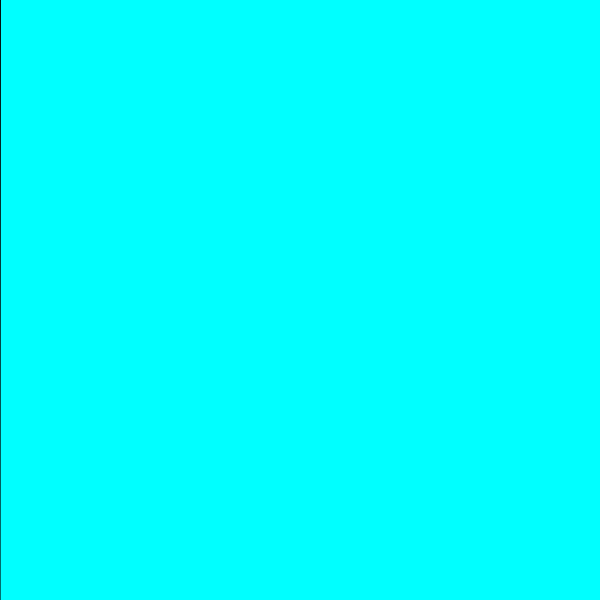
Frame 1 (no input)
Frame 60 (no input): identical to frame 1, image omitted
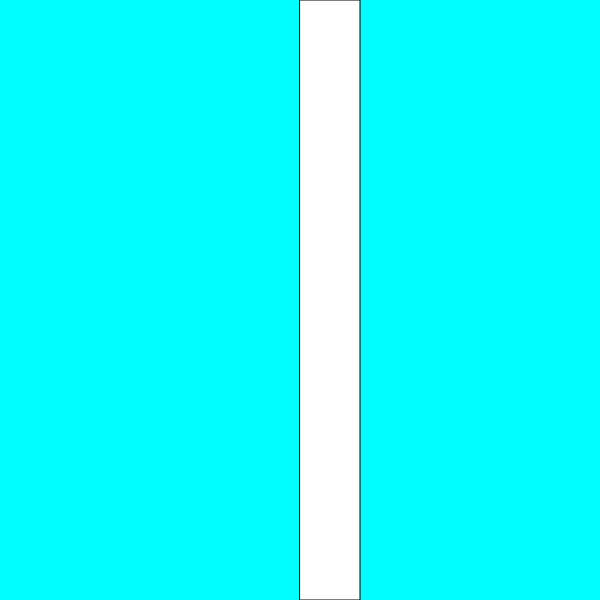
Frame 120 (the mouse pressed at the canvas centre since frame 60)

The p5.js sketch that drew these frames (run headless with seeded random() and noise() and a simulated clock; from frame 60 on, the mouse is pressed at the canvas centre):

// p5.js sketch
// ── sketch.js
//test
function setup() {
  createCanvas(600, 600);
}

function draw() {
  background(0, 255, 255);

  rect(mouseX, 0, mouseY/5, height);
}
